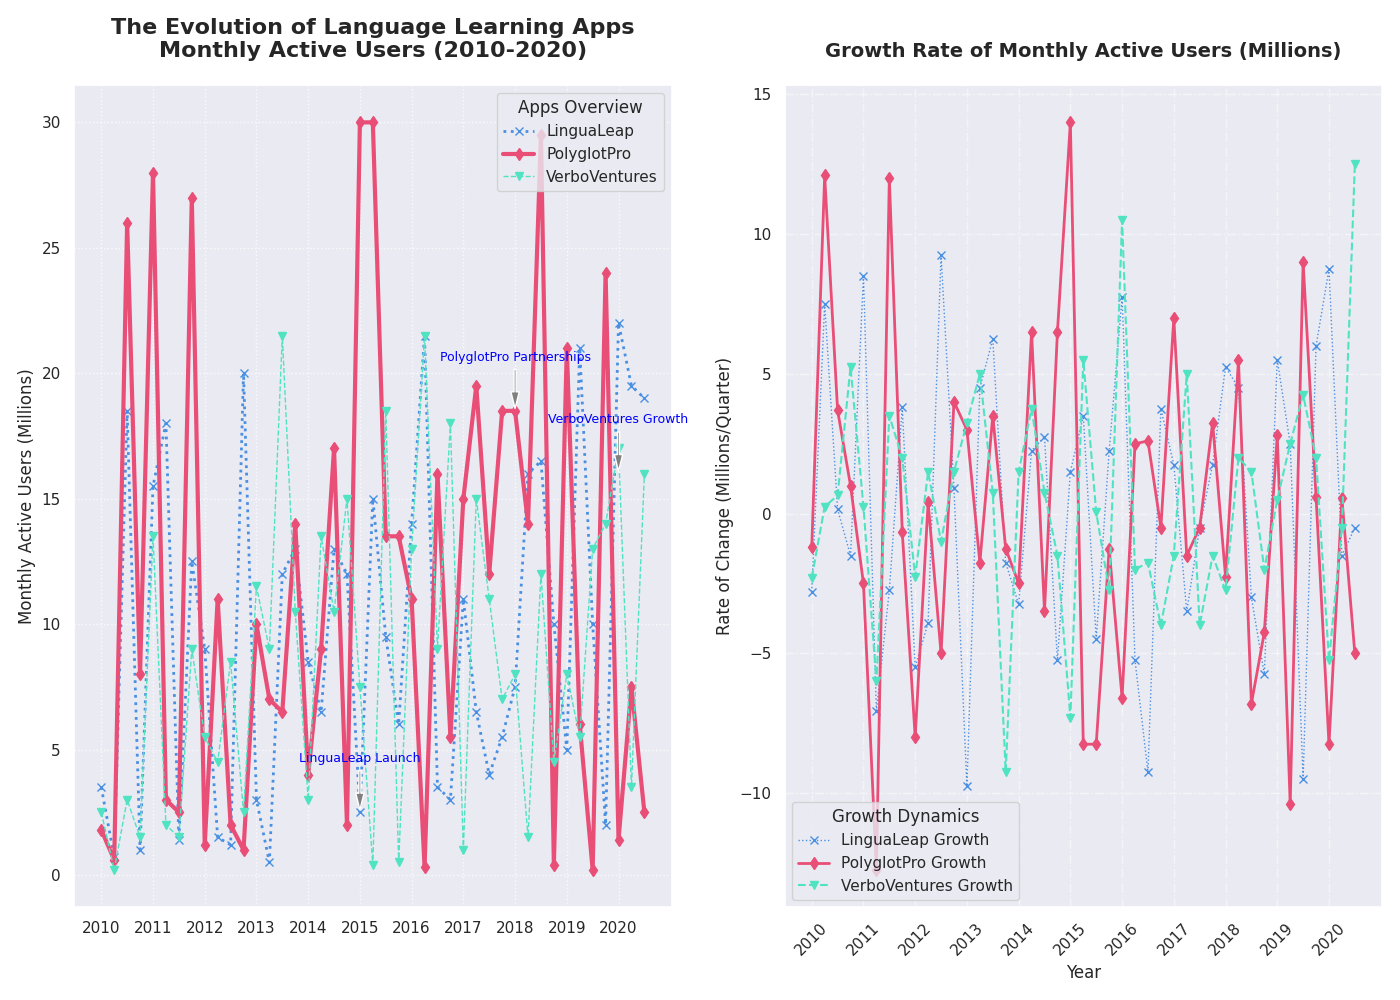

Here is the Python script that generated this plot:
import matplotlib.pyplot as plt
import numpy as np

quarters = np.arange(2010, 2020.75, 0.25)

lingualeap_users = np.array([3.5, 0.7, 18.5, 1.0, 15.5, 18.0, 1.4, 12.5, 9.0, 1.5, 1.2, 20.0, 3.0, 0.5, 12.0, 13.0, 8.5, 6.5, 13.0, 12.0, 2.5, 15.0, 9.5, 6.0, 14.0, 21.5, 3.5, 3.0, 11.0, 6.5, 4.0, 5.5, 7.5, 16.0, 16.5, 10.0, 5.0, 21.0, 10.0, 2.0, 22.0, 19.5, 19.0])
polyglotpro_users = np.array([1.8, 0.6, 26.0, 8.0, 28.0, 3.0, 2.5, 27.0, 1.2, 11.0, 2.0, 1.0, 10.0, 7.0, 6.5, 14.0, 4.0, 9.0, 17.0, 2.0, 30.0, 30.0, 13.5, 13.5, 11.0, 0.3, 16.0, 5.5, 15.0, 19.5, 12.0, 18.5, 18.5, 14.0, 29.5, 0.4, 21.0, 6.0, 0.2, 24.0, 1.4, 7.5, 2.5])
verboventures_users = np.array([2.5, 0.2, 3.0, 1.5, 13.5, 2.0, 1.5, 9.0, 5.5, 4.5, 8.5, 2.5, 11.5, 9.0, 21.5, 10.5, 3.0, 13.5, 10.5, 15.0, 7.5, 0.4, 18.5, 0.5, 13.0, 21.5, 9.0, 18.0, 1.0, 15.0, 11.0, 7.0, 8.0, 1.5, 12.0, 4.5, 8.0, 5.5, 13.0, 14.0, 17.0, 3.5, 16.0])

fig, ax = plt.subplots(1, 2, figsize=(14, 10), sharex=True)

ax[0].plot(quarters, lingualeap_users, marker='x', linestyle=':', color='#4a90e2', linewidth=2, label='LinguaLeap')
ax[0].plot(quarters, polyglotpro_users, marker='d', linestyle='-', color='#e94e77', linewidth=3, label='PolyglotPro')
ax[0].plot(quarters, verboventures_users, marker='v', linestyle='--', color='#50e3c2', linewidth=1, label='VerboVentures')

lingualeap_rate = np.gradient(lingualeap_users)
polyglotpro_rate = np.gradient(polyglotpro_users)
verboventures_rate = np.gradient(verboventures_users)

ax[1].plot(quarters, lingualeap_rate, marker='x', linestyle=':', color='#4a90e2', linewidth=1, label='LinguaLeap Growth')
ax[1].plot(quarters, polyglotpro_rate, marker='d', linestyle='-', color='#e94e77', linewidth=2, label='PolyglotPro Growth')
ax[1].plot(quarters, verboventures_rate, marker='v', linestyle='--', color='#50e3c2', linewidth=1.5, label='VerboVentures Growth')

ax[0].set_title('The Evolution of Language Learning Apps\nMonthly Active Users (2010-2020)', fontsize=16, fontweight='bold', pad=20)
ax[0].set_ylabel('Monthly Active Users (Millions)', fontsize=12)
ax[1].set_title('Growth Rate of Monthly Active Users (Millions)', fontsize=14, fontweight='bold', pad=20)
ax[1].set_xlabel('Year', fontsize=12)
ax[1].set_ylabel('Rate of Change (Millions/Quarter)', fontsize=12)

ax[1].set_xticks(quarters[::4])
ax[1].set_xticklabels(range(2010, 2021), rotation=45)

ax[0].legend(title='Apps Overview', loc='upper right', fontsize=11)
ax[1].legend(title='Growth Dynamics', loc='lower left', fontsize=11)

annotations_users = {
    2015: ("LinguaLeap Launch", lingualeap_users[20]),
    2018: ("PolyglotPro Partnerships", polyglotpro_users[32]),
    2020: ("VerboVentures Growth", verboventures_users[42]),
}

for year, (text, y_value) in annotations_users.items():
    ax[0].annotate(text, xy=(year, y_value), xytext=(year, y_value + 2),
                   arrowprops=dict(facecolor='gray', shrink=0.05, width=1.5, headwidth=6),
                   fontsize=9, color='blue', ha='center')

ax[0].grid(True, linestyle=':', alpha=0.8)
ax[1].grid(True, linestyle='-.', alpha=0.5)

plt.tight_layout()
plt.show()
